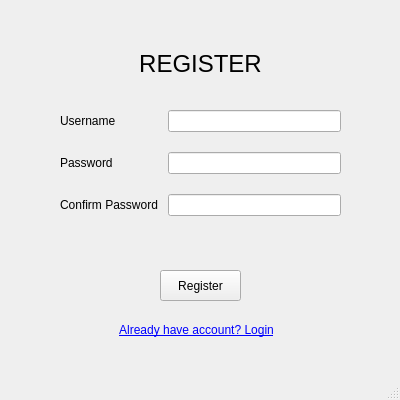
<?xml version="1.0" encoding="UTF-8"?>
<ui version="4.0">
 <class>RegisterWindow</class>
 <widget class="QMainWindow" name="RegisterWindow">
  <property name="geometry">
   <rect>
    <x>0</x>
    <y>0</y>
    <width>400</width>
    <height>400</height>
   </rect>
  </property>
  <property name="windowTitle">
   <string>MainWindow</string>
  </property>
  <widget class="QWidget" name="centralwidget">
   <widget class="QPushButton" name="btn_register">
    <property name="geometry">
     <rect>
      <x>160</x>
      <y>270</y>
      <width>81</width>
      <height>31</height>
     </rect>
    </property>
    <property name="text">
     <string>Register</string>
    </property>
   </widget>
   <widget class="QLabel" name="lbl_error">
    <property name="geometry">
     <rect>
      <x>90</x>
      <y>240</y>
      <width>221</width>
      <height>20</height>
     </rect>
    </property>
    <property name="styleSheet">
     <string notr="true">color: darkred;</string>
    </property>
    <property name="text">
     <string/>
    </property>
    <property name="alignment">
     <set>Qt::AlignCenter</set>
    </property>
   </widget>
   <widget class="QWidget" name="formLayoutWidget">
    <property name="geometry">
     <rect>
      <x>60</x>
      <y>110</y>
      <width>281</width>
      <height>121</height>
     </rect>
    </property>
    <layout class="QFormLayout" name="formLayout">
     <property name="horizontalSpacing">
      <number>10</number>
     </property>
     <property name="verticalSpacing">
      <number>20</number>
     </property>
     <item row="0" column="0">
      <widget class="QLabel" name="label">
       <property name="text">
        <string>Username</string>
       </property>
      </widget>
     </item>
     <item row="1" column="0">
      <widget class="QLabel" name="label_2">
       <property name="text">
        <string>Password</string>
       </property>
      </widget>
     </item>
     <item row="1" column="1">
      <widget class="QLineEdit" name="txt_password">
       <property name="echoMode">
        <enum>QLineEdit::Password</enum>
       </property>
      </widget>
     </item>
     <item row="0" column="1">
      <widget class="QLineEdit" name="txt_username"/>
     </item>
     <item row="2" column="0">
      <widget class="QLabel" name="label_3">
       <property name="text">
        <string>Confirm Password</string>
       </property>
      </widget>
     </item>
     <item row="2" column="1">
      <widget class="QLineEdit" name="txt_confirm_password">
       <property name="echoMode">
        <enum>QLineEdit::Password</enum>
       </property>
      </widget>
     </item>
    </layout>
   </widget>
   <widget class="QLabel" name="lbl_title">
    <property name="geometry">
     <rect>
      <x>100</x>
      <y>43</y>
      <width>201</width>
      <height>41</height>
     </rect>
    </property>
    <property name="font">
     <font>
      <pointsize>18</pointsize>
     </font>
    </property>
    <property name="text">
     <string>REGISTER</string>
    </property>
    <property name="alignment">
     <set>Qt::AlignCenter</set>
    </property>
   </widget>
   <widget class="QLabel" name="lbl_login">
    <property name="geometry">
     <rect>
      <x>96</x>
      <y>320</y>
      <width>201</width>
      <height>20</height>
     </rect>
    </property>
    <property name="font">
     <font>
      <underline>false</underline>
     </font>
    </property>
    <property name="cursor">
     <cursorShape>PointingHandCursor</cursorShape>
    </property>
    <property name="mouseTracking">
     <bool>true</bool>
    </property>
    <property name="styleSheet">
     <string notr="true">color: blue;</string>
    </property>
    <property name="text">
     <string>&lt;a href=&quot;#&quot;&gt;Already have account? Login&lt;/a&gt;</string>
    </property>
    <property name="alignment">
     <set>Qt::AlignCenter</set>
    </property>
   </widget>
  </widget>
  <widget class="QMenuBar" name="menubar">
   <property name="geometry">
    <rect>
     <x>0</x>
     <y>0</y>
     <width>400</width>
     <height>17</height>
    </rect>
   </property>
  </widget>
  <widget class="QStatusBar" name="statusbar"/>
 </widget>
 <tabstops>
  <tabstop>txt_username</tabstop>
  <tabstop>txt_password</tabstop>
  <tabstop>txt_confirm_password</tabstop>
  <tabstop>btn_register</tabstop>
 </tabstops>
 <resources/>
 <connections/>
</ui>
